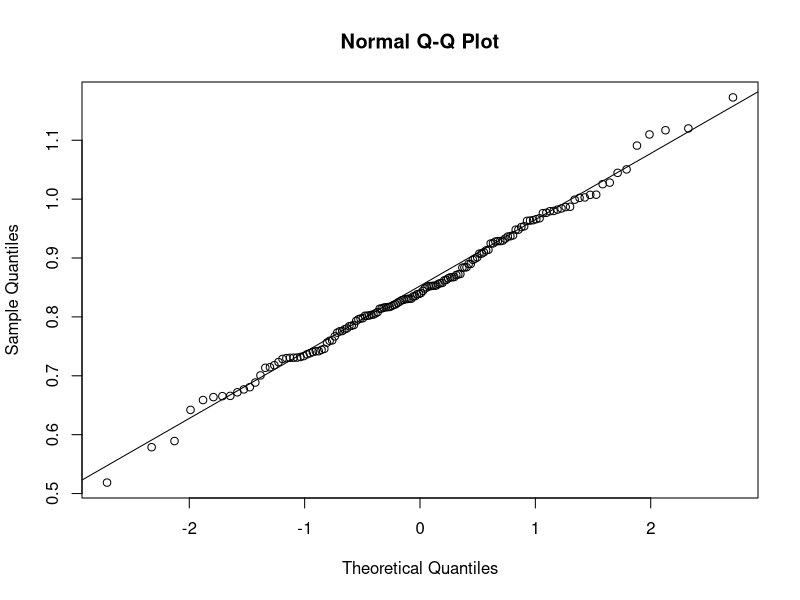
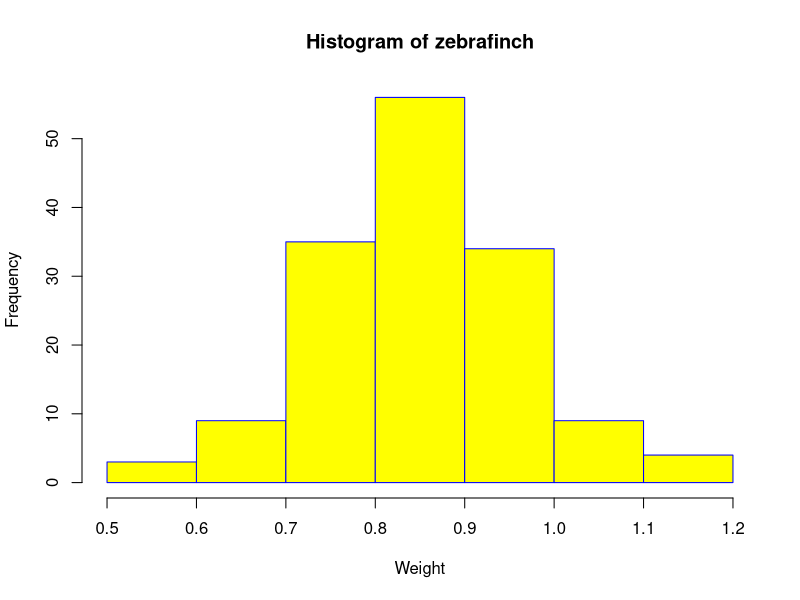

Write R code to recreate these figures, in order.

# hard kodet input data
zebrafinch <- c(0.7562718,0.7841234,0.8535867,0.82394,0.7804905,0.9630961,0.7417845,1.120064,0.8024751,0.8214675,0.7309519,0.8019651,0.9097601,0.7601681,0.8390591,0.9248859,0.8352816,0.7319939,0.7930914,0.7457873,1.002192,0.8628477,1.028025,0.7402723,0.9129746,0.7300062,0.8572898,0.8500707,0.7334023,0.7144842,0.984181,0.8167179,0.8441634,0.8281507,0.6719701,0.8034057,1.11701,1.007286,0.8168411,0.7305809,0.9279448,0.8405102,0.7958567,0.9990197,1.007542,0.6806091,0.8384404,0.8711419,0.7179686,0.9287494,0.8619765,0.8309871,0.5787197,0.7416669,0.8040855,0.8081294,0.907542,0.8482643,0.8560268,0.8655504,1.172754,0.9761892,0.8843472,0.9139844,0.5186183,0.9385081,0.9074842,0.9329575,1.090915,0.7363603,0.8898355,0.8577158,1.025406,0.6654378,0.6658608,0.6768501,0.9794527,0.8301966,0.8290008,0.8836586,0.8157841,0.964259,0.9287292,0.9011676,0.7669517,0.7306965,0.9245895,0.9635717,0.7862857,0.8990346,0.7850173,0.8521878,0.7135978,0.8522143,0.8528686,0.9675156,0.6637724,0.8162315,0.9481493,0.867313,0.936353,0.986539,0.8309639,0.7233021,1.044636,0.6885234,0.9870739,0.7755702,0.7006348,0.8671587,1.109845,0.9798947,0.8143468,0.8347534,0.8840403,0.7789924,0.7760159,0.8019032,0.6420586,0.8729059,0.8722336,0.7732556,0.9370564,0.8527847,0.9538383,0.8060772,0.7286053,0.8899104,0.7440977,0.9768809,1.050496,0.5891953,0.8203677,0.8185292,0.7594463,0.8304673,0.9525384,0.966009,0.8968909,0.9481618,0.738298,0.7978259,0.7972277,0.6588164,0.9295452,1.002859,0.9822667,0.8677425,0.8259351,0.8138577)
 
# instansiering av essensielle statistiske størrelser til fordelingen
mean(zebrafinch)	#the mean (0.8485003)
sd(zebrafinch)		#Standard deviation
median(zebrafinch)	#median
IQR(zebrafinch)		#Interquartile

# Denne linjen printer den standardiserte verdien til 0.8
print((0.8-mean(zebrafinch))/sd(zebrafinch))

# gjør klar et plot
png(file = "zebrafish.pdf")
# ploter et histogram av fordelingen
hist(zebrafinch,xlab = "Weight",col = "yellow",border = "blue")
# lagrer filen
dev.off()

qqnorm(zebrafinch) #lager qq plot
qqline(zebrafinch) #lager qq plot